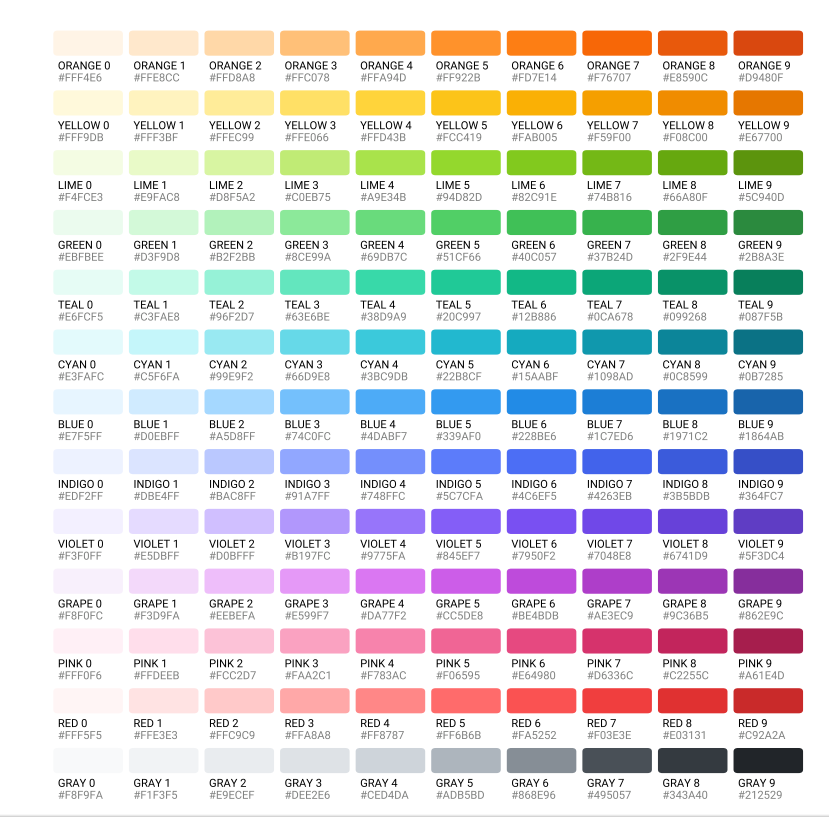
#> input picture img/color.png, 829 x 818 px, given as the content of the folder E:/data-hao/SIDD_Medium_Srgb/lq, which was not available
$ python generate_sidd_random.py
#> lines starting #> are read from the running program, lines starting #| are printed output that depends on the picture; pictures that were not available may be replaced by others from this repository, and a replacement may not be noted
#!/usr/bin/python
# -*- coding: utf-8 -*-
import os
import shutil

from glob import glob
from tqdm import tqdm
import numpy as np
import os
from natsort import natsorted
import cv2
from joblib import Parallel, delayed
import multiprocessing
import argparse

parser = argparse.ArgumentParser(description='Generate patches from Full Resolution images')
parser.add_argument('--src_hq_dir', default='E:/data-hao/SIDD_Medium_Srgb/hq', type=str, help='Directory for full hq resolution images')
parser.add_argument('--src_lq_dir', default='E:/data-hao/SIDD_Medium_Srgb/lq', type=str, help='Directory for full lq resolution images')
parser.add_argument('--tar_hq_dir', default='E:/data-hao/dataset-Noise/SIDD/train/hq',type=str, help='Directory for hq image patches')
parser.add_argument('--tar_lq_dir', default='E:/data-hao/dataset-Noise/SIDD/train/lq',type=str, help='Directory for lq image patches')
parser.add_argument('--ps', default=256, type=int, help='Image Patch Size')
parser.add_argument('--num_patches', default=300, type=int, help='Number of patches per image')
parser.add_argument('--num_cores', default=6, type=int, help='Number of CPU Cores')

args = parser.parse_args()

src_hq = args.src_hq_dir
src_lq = args.src_lq_dir
tar_hq = args.tar_hq_dir
tar_lq = args.tar_lq_dir

PS = args.ps
NUM_PATCHES = args.num_patches
NUM_CORES = args.num_cores

noisy_patchDir = tar_lq
clean_patchDir = tar_hq

if not os.path.exists(noisy_patchDir):
    os.makedirs(noisy_patchDir)

if not os.path.exists(clean_patchDir):
    os.makedirs(clean_patchDir)

#get sorted folders
noisy_files = natsorted(glob(os.path.join(src_lq, '*.PNG')))
clean_files = natsorted(glob(os.path.join(src_hq, '*.PNG')))


def save_files(i):
#> called with i = 0
    noisy_file, clean_file = noisy_files[i], clean_files[i]
    noisy_img = cv2.imread(noisy_file)
#> noisy_img is the input picture: shape (818, 829, 3); mean B, G, R 217.5, 217.6, 217.6
    clean_img = cv2.imread(clean_file)

    H = noisy_img.shape[0]
#> H = 818
    W = noisy_img.shape[1]
#> W = 829
    for j in range(NUM_PATCHES):
        rr = np.random.randint(0, H - PS)
        cc = np.random.randint(0, W - PS)
        noisy_patch = noisy_img[rr:rr + PS, cc:cc + PS, :]
        clean_patch = clean_img[rr:rr + PS, cc:cc + PS, :]

        cv2.imwrite(os.path.join(noisy_patchDir, '{}_{}.png'.format(i+1,j+1)), noisy_patch)
        cv2.imwrite(os.path.join(clean_patchDir, '{}_{}.png'.format(i+1,j+1)), clean_patch)
#> this loop made 300 passes
#> pass 1, in save_files, `noisy_patch = noisy_img[rr:rr + PS, cc:cc + PS, :]`:
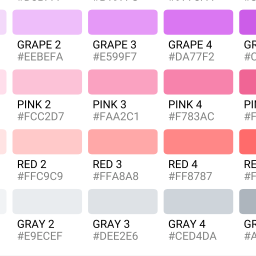
#> noisy_patch: shape (256, 256, 3); mean B, G, R 230.2, 218.8, 240.8
#> pass 2, in save_files, `noisy_patch = noisy_img[rr:rr + PS, cc:cc + PS, :]`:
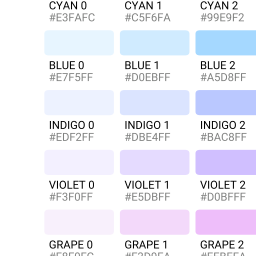
#> noisy_patch: shape (256, 256, 3); mean B, G, R 245.8, 236.3, 236.1
#> pass 3, in save_files, `noisy_patch = noisy_img[rr:rr + PS, cc:cc + PS, :]`:
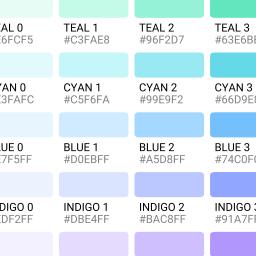
#> noisy_patch: shape (256, 256, 3); mean B, G, R 243.3, 232.8, 218.6

Parallel(n_jobs=NUM_CORES)(delayed(save_files)(i) for i in tqdm(range(len(noisy_files))))
# list_hq = sorted(os.listdir('E:/data-hao/SIDD_Medium_Srgb/LQ_Patch'))
# print(list_hq)


# 将 SIDD 数据集中的LQ和HQ图片分类，因为下载下来的时候是在各个文件夹中的
# 将文件分类后，HQ和LQ分类成两类文件夹
def gci(inpath, lqpath, hqpath):
    files = os.listdir(inpath)
    for fi in files:
        fi_d = os.path.join(inpath, fi)
        if os.path.isdir(fi_d):
            gci(fi_d, lqpath, hqpath)
        else:
            # filepath = os.path.join(inpath, fi_d)
            filename = os.path.basename(fi_d)
            if 'NOISY' in filename:
                # print(filename)
                shutil.move(fi_d, os.path.join(lqpath, filename))
                # print(os.path.join(lqpath, filename))
            else:
                shutil.move(fi_d, os.path.join(hqpath, filename))
                # print(os.path.join(hqpath, filename))

# 递归遍历/root目录下所有文件
# gci('E:/data-hao/SIDD_Medium_Srgb/Data', 'E:/data-hao/SIDD_Medium_Srgb/LQ', 'E:/data-hao/SIDD_Medium_Srgb/HQ')
